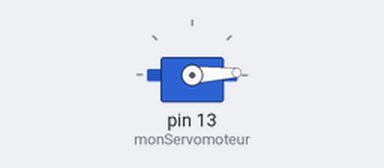
A sketch run on a simulated Arduino Uno, built with avr-gcc and run on an emulated ATmega328P. Shown: servo.

Above: at 0.05 s.
At 1.3 s:
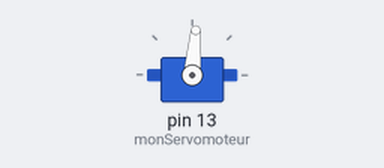
At 2.6 s:
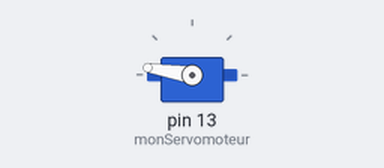
At 5.2 s:
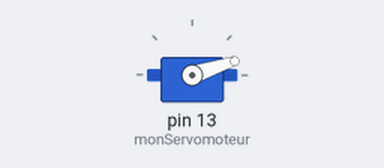
Timing chart, 0 to 7.1 s (numbered marks = the images above):
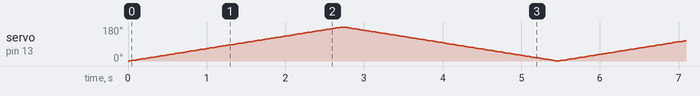

The sketch:

moteurServo.ino
```cpp
  // C++ code
//
#include <Servo.h>
Servo monServomoteur;
int SM =13;
void setup()
{
   monServomoteur.attach(13);
}

void loop()
{
   // Fait bouger le bras de 0° à 180°
  for (int position = 0; position <= 180; position++) {
    monServomoteur.write(position);
    delay(15);
  }

  // Fait bouger le bras de 180° à 10°
  for (int position = 180; position >= 0; position--) {
    monServomoteur.write(position);
    delay(15);
  }
}
```
